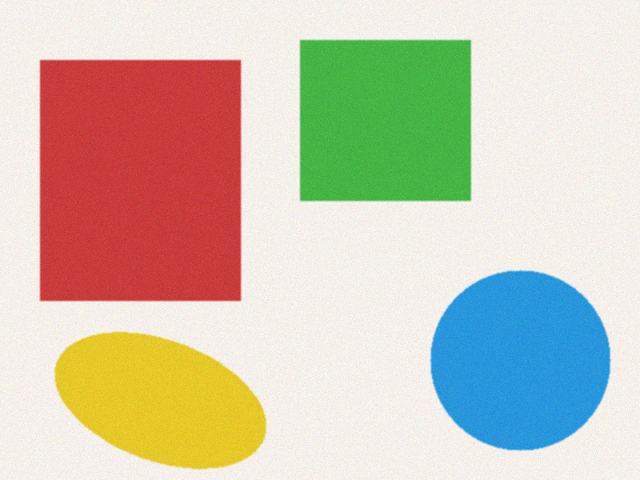
#> input picture lab-5/images/color_scene.png, 640 x 480 px
$ python -i lab5.py   (imports and definitions only)
#> lines starting #> are read from the running program, lines starting #| are printed output that depends on the picture; after the words box and inside, x2 and y2 are one past the last pixel; in counts of white or black regions, pixels touching at a corner belong together
import numpy as np
import pandas as pd
import matplotlib.pyplot as plt
import cv2
from sklearn.cluster import KMeans
from sklearn.preprocessing import StandardScaler
from sklearn.metrics import silhouette_score


# [115 lines left out: functions file_parsing, cluster_numeric, cluster_image_color, not called in this run]


def count_objects(path):
#> called with path = 'images/color_scene.png'
    img = cv2.imread(path)
#> img is the input picture: shape (480, 640, 3); mean B, G, R 178.1, 196.1, 204.2
    gray = cv2.cvtColor(img, cv2.COLOR_BGR2GRAY)
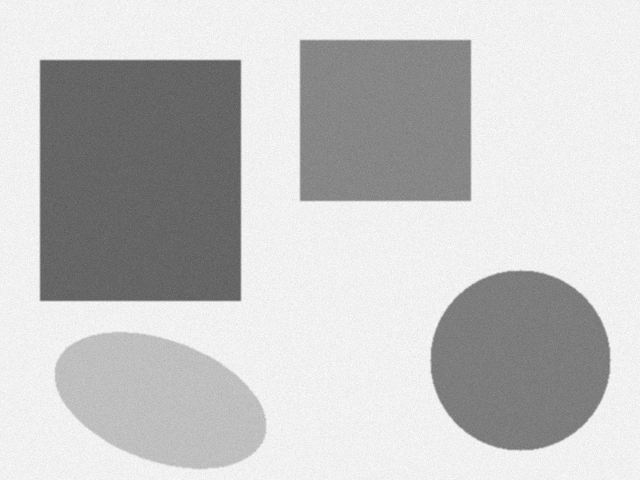
#> gray: shape (480, 640); min 85, max 255, mean 196.4
    blur = cv2.GaussianBlur(gray, (7, 7), 0)
    th = cv2.threshold(blur, 0, 255, cv2.THRESH_BINARY_INV + cv2.THRESH_OTSU)[1]
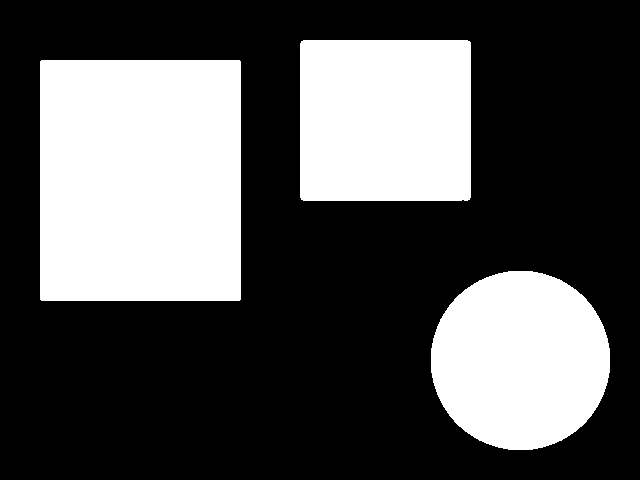
#> th: shape (480, 640); 33% white; 3 white regions, box (x1, y1, x2, y2) and area: (40, 60, 241, 301) 48437, (300, 40, 471, 201) 27510, (431, 271, 610, 450) 25334
    kernel = cv2.getStructuringElement(cv2.MORPH_ELLIPSE, (5, 5))
    opening = cv2.morphologyEx(th, cv2.MORPH_OPEN, kernel, iterations=2)
#> opening: shape (480, 640); 33% white; 3 white regions, box (x1, y1, x2, y2) and area: (40, 60, 241, 301) 48417, (300, 40, 471, 201) 27496, (431, 271, 610, 450) 25329
    sure_bg = cv2.dilate(opening, kernel, iterations=3)
#> sure_bg: shape (480, 640); 37.2% white; 3 white regions, box (x1, y1, x2, y2) and area: (34, 54, 247, 307) 53769, (294, 34, 477, 207) 31519, (425, 265, 616, 456) 28917
    dist = cv2.distanceTransform(opening, cv2.DIST_L2, 5)
    sure_fg = cv2.threshold(dist, 0.5 * dist.max(), 255, 0)[1].astype(np.uint8)
#> sure_fg: shape (480, 640); 7.6% white; 3 white regions, box (x1, y1, x2, y2) and area: (90, 110, 191, 251) 14241, (481, 321, 560, 400) 4816, (350, 90, 421, 151) 4331
    unknown = cv2.subtract(sure_bg, sure_fg)
#> unknown: shape (480, 640); 29.6% white; 3 white regions, box (x1, y1, x2, y2) and area: (34, 54, 247, 307) 39528, (294, 34, 477, 207) 27188, (425, 265, 616, 456) 24101
    n_markers, markers = cv2.connectedComponents(sure_fg)
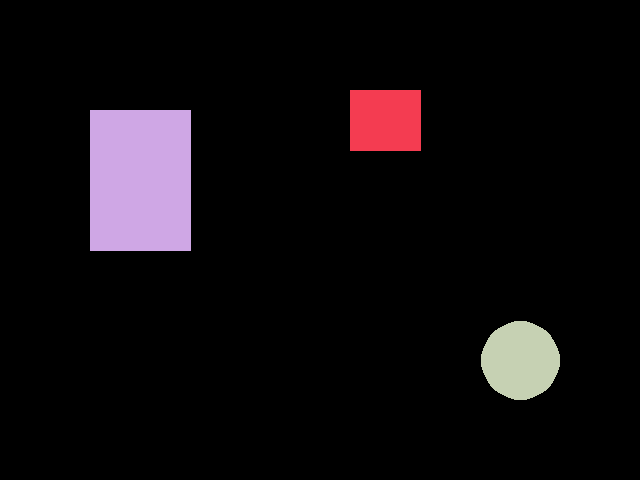
#> markers: shape (480, 640) int32; 4 distinct labels, from 0 to 3; one colour per label, 0 black
#> n_markers = 4
    markers = markers + 1
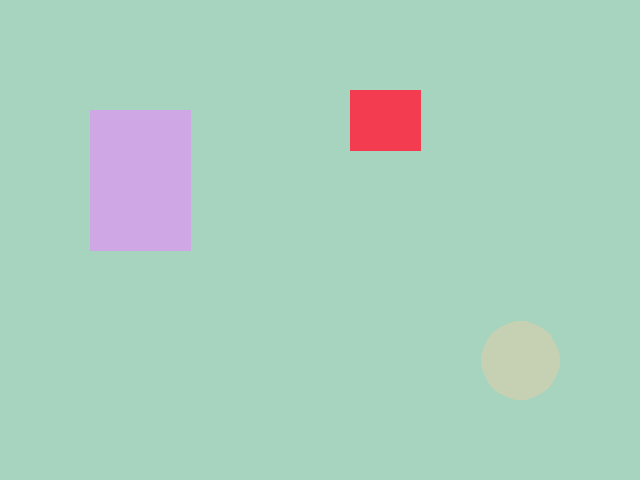
#> markers: shape (480, 640) int32; 4 distinct labels, from 1 to 4; one colour per label, 0 black
    markers[unknown == 255] = 0
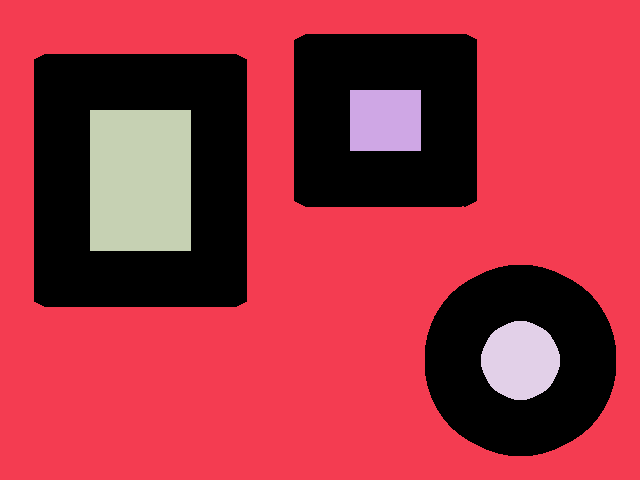
#> markers: shape (480, 640) int32; 5 distinct labels, from 0 to 4; one colour per label, 0 black
    markers = cv2.watershed(img, markers)
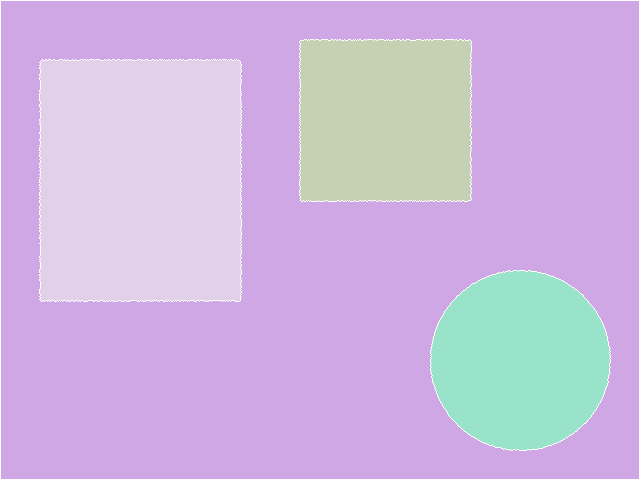
#> markers: shape (480, 640) int32; 5 distinct labels, from -1 to 4; one colour per label, 0 black, -1 white

    count = 0
    out = cv2.cvtColor(img, cv2.COLOR_BGR2RGB).copy()
    for m in range(2, markers.max() + 1):
        ys, xs = np.where(markers == m)
        if len(xs) < 200:
            continue
        count += 1
        cx, cy = int(xs.mean()), int(ys.mean())
        cv2.circle(out, (cx, cy), 4, (255, 0, 0), -1)
        cv2.putText(out, str(count), (cx - 10, cy - 12),
                    cv2.FONT_HERSHEY_SIMPLEX, 0.6, (255, 0, 0), 2)
#> this loop made 3 passes
#> (cx, cy) on passes 1 to 3: (384, 119), (140, 180), (519, 360)
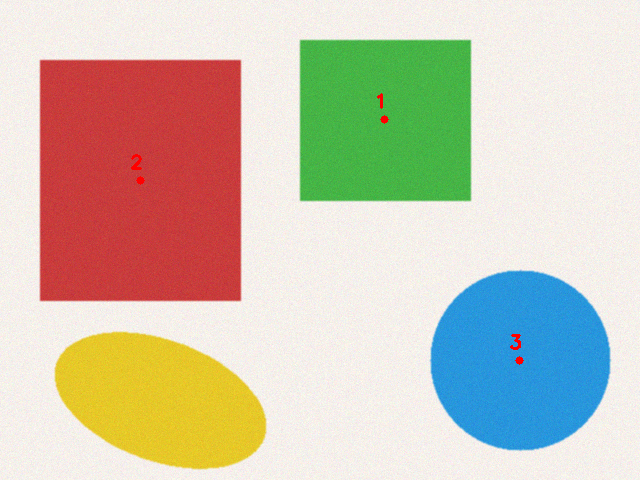
#> out: shape (480, 640, 3); mean R, G, B 204.3, 195.9, 177.9
#> after the loop, count = 3

    fig, ax = plt.subplots(1, 3, figsize=(15, 4.2))
    ax[0].imshow(cv2.cvtColor(img, cv2.COLOR_BGR2RGB))
    ax[0].set_title("Вихідне зображення")
    ax[0].axis("off")
    ax[1].imshow(dist, cmap="jet")
    ax[1].set_title("Карта відстаней (distance transform)")
    ax[1].axis("off")
    ax[2].imshow(out)
    ax[2].set_title(f"Підраховано об'єктів: {count}")
    ax[2].axis("off")
    plt.tight_layout()
    plt.savefig("figures/fig_count_objects.png", dpi=150)
    plt.close()
    return count


# [18 lines not run here, left out]

>>> result = count_objects('images/color_scene.png')
#> result = 3
